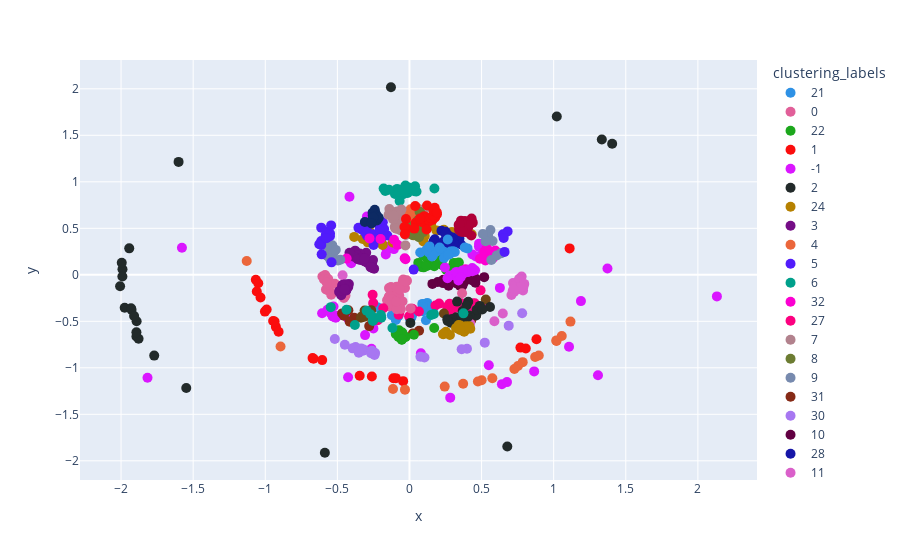

This figure's notebook cell:
### Code cell
%%time
fig = px.scatter(clustering_result_df, y="y", x="x", color="clustering_labels", color_discrete_sequence=px.colors.qualitative.Dark24)
fig.update_traces(marker_size=10)
fig.show()

### Figure 1 — Plotly figure (JSON) as saved in the notebook; plotly's stock layout.template omitted (floating-point values rounded to 4 significant figures)
{"data": [{"hovertemplate": "clustering_labels=21<br>x=%{x}<br>y=%{y}<extra></extra>", "legendgroup": "21", "marker": {"color": "#2E91E5", "size": 10, "symbol": "circle"}, "mode": "markers", "name": "21", "orientation": "v", "showlegend": true, "type": "scatter", "x": [0.003361, -0.09832, 0.09984, 0.009136, 0.1333, 0.1234, 0.09344, 0.1636, 0.01447, 0.1201, -0.2489, 0.08919, -0.1222, 0.01328, -0.09442, 0.1142, 0.09157, -0.2192, -0.07649, -0.1033, 0.01874], "xaxis": "x", "y": [-0.4708, -0.3504, -0.3169, -0.4427, -0.3472, -0.3022, -0.3925, -0.3658, -0.4386, -0.3346, -0.315, -0.3129, -0.4356, -0.4598, -0.4848, -0.4888, -0.3482, -0.3514, -0.443, -0.3568, -0.4301], "yaxis": "y"}, {"hovertemplate": "clustering_labels=0<br>x=%{x}<br>y=%{y}<extra></extra>", "legendgroup": "0", "marker": {"color": "#E15F99", "size": 10, "symbol": "circle"}, "mode": "markers", "name": "0", "orientation": "v", "showlegend": true, "type": "scatter", "x": [-0.04728, -0.1195, -0.01976, -0.1167, -0.1094, -0.1321, -0.06145, -0.1382, -0.04844, -0.1427, -0.06737, -0.1337, -0.1031, -0.1417, -0.07108, -0.1434, -0.09341, -0.1509, -0.1285, -0.1551, -0.04317, -0.1202, -0.08102, -0.1249, -0.1418, -0.1424, -0.08353, -0.1396, -0.0367, -0.1224, -0.03985, -0.1199, -0.03097, -0.1253, -0.08882, -0.139, -0.02674, -0.121, -0.01786, -0.1151, -0.03616, -0.1251, -0.06712, -0.1358], "xaxis": "x", "y": [-0.08307, -0.252, -0.05905, -0.2595, -0.1605, -0.2925, -0.1204, -0.3019, -0.2858, -0.2571, -0.2797, -0.295, -0.1638, -0.2768, -0.2226, -0.238, -0.1355, -0.2724, -0.1319, -0.2746, -0.05034, -0.2955, -0.193, -0.2958, -0.143, -0.2776, -0.1563, -0.3403, -0.1153, -0.2695, -0.08326, -0.2706, -0.1414, -0.3273, -0.1275, -0.2285, -0.06879, -0.2656, -0.06618, -0.2868, -0.07594, -0.263, -0.1582, -0.3253], "yaxis": "y"}, {"hovertemplate": "clustering_labels=22<br>x=%{x}<br>y=%{y}<extra></extra>", "legendgroup": "22", "marker": {"color": "#1CA71C", "size": 10, "symbol": "circle"}, "mode": "markers", "name": "22", "orientation": "v", "showlegend": true, "type": "scatter", "x": [0.215, 0.2014, 0.09858, 0.2976, 0.134, 0.09142, 0.3071, 0.3459, 0.2544, 0.2287, 0.1414, 0.172, 0.08431, 0.1192, 0.1885, 0.06119, 0.3225, 0.1284, 0.09512, 0.3423, 0.1161], "xaxis": "x", "y": [0.1996, 0.1236, 0.08027, 0.08871, 0.1035, 0.08316, 0.1279, 0.07344, 0.05545, 0.1028, 0.124, 0.09228, 0.08469, 0.1867, 0.2232, 0.1282, 0.1255, 0.1472, 0.2104, 0.1315, 0.0929], "yaxis": "y"}, {"hovertemplate": "clustering_labels=1<br>x=%{x}<br>y=%{y}<extra></extra>", "legendgroup": "1", "marker": {"color": "#FB0D0D", "size": 10, "symbol": "circle"}, "mode": "markers", "name": "1", "orientation": "v", "showlegend": true, "type": "scatter", "x": [0.7695, -0.1115, -0.6652, -1.002, -0.09463, -0.2607, -0.6718, -1.049, 1.111, -0.3453, -1.059, -1.066, -0.9264, -0.04397, -0.9353, -0.9454, 0.8068, 0.8808, -0.6053, -0.9904, -1.033, -0.9075], "xaxis": "x", "y": [-0.7827, -1.112, -0.9018, -0.3957, -1.111, -1.094, -0.8955, -0.09066, 0.2839, -1.085, -0.1792, -0.05365, -0.5597, -1.143, -0.503, -0.4959, -0.7922, -0.6933, -0.9172, -0.3733, -0.2438, -0.6123], "yaxis": "y"}, {"hovertemplate": "clustering_labels=-1<br>x=%{x}<br>y=%{y}<extra></extra>", "legendgroup": "-1", "marker": {"color": "#DA16FF", "size": 10, "symbol": "circle"}, "mode": "markers", "name": "-1", "orientation": "v", "showlegend": true, "type": "scatter", "visible": true, "x": [0.6411, -0.1392, 0.627, 1.307, 2.132, -0.4161, -0.533, 0.2458, 0.4818, -0.4092, -0.2497, 0.5, -0.2635, 0.5185, 1.189, -0.2951, 0.4825, 0.07922, -0.5219, -0.1533, 0.2827, -0.5483, -0.1625, 1.373, 0.4611, -0.1641, -0.6057, -1.578, -1.817, -0.4036, 0.5502, -0.3079, -0.499, 0.6761, -0.108, 1.107, -0.4258, 0.4367, -0.5112, -0.4257, -0.5267, 0.8646, -0.2502, 0.3215, -0.5684], "xaxis": "x", "y": [-1.176, 0.3034, -0.1408, -1.08, -0.2321, 0.839, -0.4474, 0.07868, 0.3032, 0.1393, 0.5686, 0.219, -0.7956, -0.3412, -0.2829, 0.6259, 0.3348, -0.8427, -0.451, 0.2714, -1.321, -0.4073, 0.2919, 0.0673, 0.1974, 0.2195, -0.4131, 0.2908, -1.107, 0.1233, -0.9724, -0.6482, -0.4414, -1.154, 0.2763, -0.7736, -0.4705, 0.2178, -0.4608, -1.101, -0.3404, -1.038, -0.5763, 0.3387, -0.377], "yaxis": "y"}, {"hovertemplate": "clustering_labels=2<br>x=%{x}<br>y=%{y}<extra></extra>", "legendgroup": "2", "marker": {"color": "#222A2A", "size": 10, "symbol": "circle"}, "mode": "markers", "name": "2", "orientation": "v", "showlegend": true, "type": "scatter", "x": [-1.975, -1.893, -1.943, 1.406, -1.931, -1.892, 0.6785, -1.927, -1.99, 1.022, -1.601, -0.1284, -1.548, -1.77, -1.879, -1.991, -1.91, -1.893, -0.5867, -1.995, -2.007, 1.334], "xaxis": "x", "y": [-0.3541, -0.6638, 0.2843, 1.409, -0.3588, -0.4996, -1.846, -0.3765, 0.0601, 1.702, 1.214, 2.017, -1.218, -0.8686, -0.6873, -0.01854, -0.4422, -0.6171, -1.913, 0.1302, -0.1222, 1.455], "yaxis": "y"}, {"hovertemplate": "clustering_labels=24<br>x=%{x}<br>y=%{y}<extra></extra>", "legendgroup": "24", "marker": {"color": "#B68100", "size": 10, "symbol": "circle"}, "mode": "markers", "name": "24", "orientation": "v", "showlegend": true, "type": "scatter", "x": [0.3869, -0.3053, -0.1972, -0.2896, -0.2864, 0.1873, 0.02891, -0.3217, 0.1059, 0.1005, -0.2021, -0.1859, -0.2634, 0.09633, -0.3244, 0.2939, 0.4314, 0.1513, -0.3832, 0.2387, -0.2782, -0.1163], "xaxis": "x", "y": [0.5217, 0.386, 0.3693, 0.3491, 0.4956, 0.4776, 0.4239, 0.5144, 0.4174, 0.4114, 0.3447, 0.3217, 0.554, 0.3578, 0.3841, 0.4614, 0.4365, 0.5266, 0.4074, 0.4845, 0.4694, 0.3472], "yaxis": "y"}, {"hovertemplate": "clustering_labels=3<br>x=%{x}<br>y=%{y}<extra></extra>", "legendgroup": "3", "marker": {"color": "#750D86", "size": 10, "symbol": "circle"}, "mode": "markers", "name": "3", "orientation": "v", "showlegend": true, "type": "scatter", "x": [-0.3701, -0.3001, -0.3102, -0.2903, -0.3451, -0.3137, -0.3766, -0.259, -0.2452, -0.2527, -0.3643, -0.3077, -0.2582, -0.3392, -0.3851, -0.3412, -0.4157, -0.3583, -0.3132, -0.2698], "xaxis": "x", "y": [0.1938, 0.2361, 0.144, 0.127, 0.2288, 0.1494, 0.2598, 0.1195, 0.06622, 0.1597, 0.2065, 0.1789, 0.07481, 0.1762, 0.1949, 0.159, 0.2361, 0.1675, 0.1723, 0.08178], "yaxis": "y"}, {"hovertemplate": "clustering_labels=4<br>x=%{x}<br>y=%{y}<extra></extra>", "legendgroup": "4", "marker": {"color": "#EB663B", "size": 10, "symbol": "circle"}, "mode": "markers", "name": "4", "orientation": "v", "showlegend": true, "type": "scatter", "x": [0.05136, 0.007474, 0.07548, 0.04842, 0.008656, 0.01449, 0.09147, 0.001061, 0.0003424, 0.02963, 0.06492, 0.0004552, 0.01554, 0.04026, 0.05112, -0.01131, 0.01943, 0.02528, 0.01988, 0.03939, -0.003187], "xaxis": "x", "y": [0.7211, 0.7036, 0.6397, 0.6041, 0.6494, 0.5895, 0.6681, 0.5909, 0.5782, 0.6625, 0.6819, 0.6181, 0.6068, 0.6996, 0.6961, 0.6549, 0.6474, 0.6919, 0.6691, 0.6597, 0.6003], "yaxis": "y"}, {"hovertemplate": "clustering_labels=5<br>x=%{x}<br>y=%{y}<extra></extra>", "legendgroup": "5", "marker": {"color": "#511CFB", "size": 10, "symbol": "circle"}, "mode": "markers", "name": "5", "orientation": "v", "showlegend": true, "type": "scatter", "x": [-0.185, -0.2061, -0.3277, -0.2494, -0.3122, -0.2964, -0.2617, -0.2722, -0.2948, -0.1532, -0.2515, -0.332, -0.2135, -0.1992, -0.2, -0.3075, -0.1758, -0.205, -0.1821, -0.3539], "xaxis": "x", "y": [0.5655, 0.5045, 0.5027, 0.3201, 0.5413, 0.481, 0.3894, 0.4151, 0.42, 0.4221, 0.4355, 0.4868, 0.5539, 0.5216, 0.4682, 0.4565, 0.4915, 0.4748, 0.4154, 0.5049], "yaxis": "y"}, {"hovertemplate": "clustering_labels=6<br>x=%{x}<br>y=%{y}<extra></extra>", "legendgroup": "6", "marker": {"color": "#00A08B", "size": 10, "symbol": "circle"}, "mode": "markers", "name": "6", "orientation": "v", "showlegend": true, "type": "scatter", "x": [-0.02786, -0.1678, -0.03807, -0.08561, 0.03838, -0.07345, 0.1729, -0.1005, -0.04388, 0.01406, -0.06832, -0.07283, -0.01233, 0.03876, -0.1792, -0.03652, -0.04728, -0.005886, -0.1413, -0.009817, 0.04886], "xaxis": "x", "y": [0.9608, 0.9023, 0.8992, 0.9238, 0.8971, 0.8714, 0.9275, 0.8691, 0.8668, 0.908, 0.7939, 0.8891, 0.8793, 0.9518, 0.9271, 0.8875, 0.919, 0.9378, 0.9152, 0.9282, 0.8951], "yaxis": "y"}, {"hovertemplate": "clustering_labels=32<br>x=%{x}<br>y=%{y}<extra></extra>", "legendgroup": "32", "marker": {"color": "#FB00D1", "size": 10, "symbol": "circle"}, "mode": "markers", "name": "32", "orientation": "v", "showlegend": true, "type": "scatter", "x": [-0.1069, 0.5376, 0.5782, 0.5346, 0.5264, 0.5951, -0.4358, -0.0825, 0.3886, -0.03315, 0.5571, -0.2004, 0.5277, 0.5182, 0.5869, 0.5315, 0.4884, -0.2771, -0.02738], "xaxis": "x", "y": [0.3767, 0.2888, 0.1788, 0.1958, 0.1531, 0.2607, 0.1741, 0.322, 0.05995, 0.1782, 0.1671, 0.3847, 0.2182, 0.2462, 0.2449, 0.2693, 0.1727, 0.3916, 0.1673], "yaxis": "y"}, {"hovertemplate": "clustering_labels=27<br>x=%{x}<br>y=%{y}<extra></extra>", "legendgroup": "27", "marker": {"color": "#FC0080", "size": 10, "symbol": "circle"}, "mode": "markers", "name": "27", "orientation": "v", "showlegend": true, "type": "scatter", "x": [-0.002768, 0.3295, 0.2611, 0.4527, -0.1819, 0.2054, 0.3392, 0.493, -0.0707, 0.392, 0.4214, -0.22, -0.2516, -0.07493, 0.02004, 0.3599, 0.06563, -0.2555, 0.2778, 0.2881, 0.4389, 0.1804], "xaxis": "x", "y": [-0.4456, -0.3494, -0.3435, -0.3062, -0.3587, -0.3097, -0.3415, -0.1672, -0.406, -0.3251, -0.3752, -0.4881, -0.303, -0.4297, -0.3659, -0.3063, -0.3951, -0.2136, -0.3108, -0.4088, -0.3092, -0.3306], "yaxis": "y"}, {"hovertemplate": "clustering_labels=7<br>x=%{x}<br>y=%{y}<extra></extra>", "legendgroup": "7", "marker": {"color": "#B2828D", "size": 10, "symbol": "circle"}, "mode": "markers", "name": "7", "orientation": "v", "showlegend": true, "type": "scatter", "x": [-0.08438, -0.09192, -0.0376, -0.105, -0.07495, -0.06331, -0.1018, -0.07411, 0.104, -0.0555, -0.1391, -0.02797, -0.07838, -0.09868, -0.06677, -0.1447, -0.08951, 0.1638, -0.104, -0.1137, -0.1099, -0.025], "xaxis": "x", "y": [0.681, 0.6741, 0.4567, 0.6109, 0.5253, 0.4786, 0.5173, 0.615, 0.7092, 0.7011, 0.7072, 0.3162, 0.5776, 0.5017, 0.6423, 0.6444, 0.4945, 0.6316, 0.6233, 0.5974, 0.6381, 0.4288], "yaxis": "y"}, {"hovertemplate": "clustering_labels=8<br>x=%{x}<br>y=%{y}<extra></extra>", "legendgroup": "8", "marker": {"color": "#6C7C32", "size": 10, "symbol": "circle"}, "mode": "markers", "name": "8", "orientation": "v", "showlegend": true, "type": "scatter", "x": [0.0641, 0.05391, 0.09222, 0.02046, 0.078, 0.06122, 0.062, 0.07002, 0.05337, 0.04263, 0.0447, 0.06616, 0.08153, 0.06664, 0.05899, 0.03299, 0.01559, 0.07954, 0.04041, 0.009824, 0.03754, 0.09471], "xaxis": "x", "y": [0.5623, 0.5354, 0.5198, 0.4288, 0.66, 0.5808, 0.4447, 0.6773, 0.4746, 0.4247, 0.5111, 0.4033, 0.5498, 0.4184, 0.5866, 0.5293, 0.4549, 0.4978, 0.5221, 0.5208, 0.4867, 0.4593], "yaxis": "y"}, {"hovertemplate": "clustering_labels=9<br>x=%{x}<br>y=%{y}<extra></extra>", "legendgroup": "9", "marker": {"color": "#778AAE", "size": 10, "symbol": "circle"}, "mode": "markers", "name": "9", "orientation": "v", "showlegend": true, "type": "scatter", "x": [-0.5349, -0.5331, -0.5712, -0.525, -0.5609, 0.5615, -0.4955, -0.5503, -0.4798, 0.5677, -0.5285, -0.5765, 0.5761, 0.6345, 0.5457, 0.5291, 0.528, 0.605, 0.5085, -0.5293, -0.5113, -0.5522], "xaxis": "x", "y": [0.3168, 0.2449, 0.2059, 0.2422, 0.3013, 0.4821, 0.154, 0.2876, 0.1621, 0.1595, 0.2335, 0.313, 0.3633, 0.2308, 0.427, 0.4126, 0.3606, 0.2076, 0.4389, 0.253, 0.2676, 0.1721], "yaxis": "y"}, {"hovertemplate": "clustering_labels=31<br>x=%{x}<br>y=%{y}<extra></extra>", "legendgroup": "31", "marker": {"color": "#862A16", "size": 10, "symbol": "circle"}, "mode": "markers", "name": "31", "orientation": "v", "showlegend": true, "type": "scatter", "x": [0.06649, 0.02417, -0.3832, 0.4941, -0.4238, -0.2792, -0.4669, -0.4147, -0.4542, 0.4291], "xaxis": "x", "y": [-0.6008, -0.63, -0.462, -0.3473, -0.3811, -0.5515, -0.4148, -0.5042, -0.4408, -0.4847], "yaxis": "y"}, {"hovertemplate": "clustering_labels=30<br>x=%{x}<br>y=%{y}<extra></extra>", "legendgroup": "30", "marker": {"color": "#A777F1", "size": 10, "symbol": "circle"}, "mode": "markers", "name": "30", "orientation": "v", "showlegend": true, "type": "scatter", "x": [0.3988, -0.2423, -0.4483, 0.3619, -0.2384, -0.3514, -0.3218, 0.07612, 0.6883, -0.3195, -0.2664, 0.104, -0.3737, 0.5223, -0.3943, -0.2609, 0.7815, -0.3342, -0.5176, -0.3527], "xaxis": "x", "y": [-0.7949, -0.8627, -0.7521, -0.8004, -0.8401, -0.8376, -0.8152, -0.8802, -0.5466, -0.8019, -0.8428, -0.8884, -0.7775, -0.7292, -0.7908, -0.8155, -0.4126, -0.7923, -0.6903, -0.8191], "yaxis": "y"}, {"hovertemplate": "clustering_labels=10<br>x=%{x}<br>y=%{y}<extra></extra>", "legendgroup": "10", "marker": {"color": "#620042", "size": 10, "symbol": "circle"}, "mode": "markers", "name": "10", "orientation": "v", "showlegend": true, "type": "scatter", "x": [0.3885, 0.4363, 0.3261, 0.4573, 0.2346, 0.233, 0.3725, 0.2914, 0.3478, 0.3636, 0.4594, 0.2655, 0.3827, 0.2715, 0.196, 0.3366, 0.3671, 0.319, 0.4335, 0.1591, 0.5181, 0.3496], "xaxis": "x", "y": [-0.05168, -0.036, -0.08989, -0.08557, -0.05398, -0.08931, -0.09332, -0.04282, -0.1029, -0.1129, -0.04094, -0.08456, -0.06947, -0.1177, -0.07819, -0.09476, -0.1168, -0.07907, -0.05766, -0.09786, -0.02507, -0.1164], "yaxis": "y"}, {"hovertemplate": "clustering_labels=28<br>x=%{x}<br>y=%{y}<extra></extra>", "legendgroup": "28", "marker": {"color": "#1616A7", "size": 10, "symbol": "circle"}, "mode": "markers", "name": "28", "orientation": "v", "showlegend": true, "type": "scatter", "x": [0.2695, 0.3464, 0.3277, 0.1627, 0.2219, 0.3008, 0.1757, 0.2511, 0.1674, 0.2054, 0.3576, 0.2713, 0.2433, 0.2362, 0.2858, 0.2319, 0.2924, 0.2507, 0.3113, 0.2846, 0.2546], "xaxis": "x", "y": [0.4013, 0.3908, 0.3785, 0.3331, 0.4732, 0.401, 0.3814, 0.4631, 0.3608, 0.3031, 0.3258, 0.4213, 0.3595, 0.3147, 0.3327, 0.3522, 0.2934, 0.4361, 0.3276, 0.3762, 0.3047], "yaxis": "y"}, {"hovertemplate": "clustering_labels=11<br>x=%{x}<br>y=%{y}<extra></extra>", "legendgroup": "11", "marker": {"color": "#DA60CA", "size": 10, "symbol": "circle"}, "mode": "markers", "name": "11", "orientation": "v", "showlegend": true, "type": "scatter", "x": [0.727, 0.7875, -0.4639, 0.7072, 0.7528, 0.7399, 0.7181, 0.7778, 0.7901, 0.7744, 0.7643, 0.76, 0.6471, 0.4204, 0.7311, 0.5888, 0.716, 0.761, 0.7731, 0.7959, 0.7694, 0.7224], "xaxis": "x", "y": [-0.1831, -0.1681, -0.005599, -0.2163, -0.06855, -0.1045, -0.08822, -0.01925, -0.1308, -0.08989, -0.1513, -0.1045, -0.4164, -0.5225, -0.1182, -0.4998, -0.1737, -0.04227, -0.1273, -0.09787, -0.1341, -0.1517], "yaxis": "y"}, {"hovertemplate": "clustering_labels=33<br>x=%{x}<br>y=%{y}<extra></extra>", "legendgroup": "33", "marker": {"color": "#6C4516", "size": 10, "symbol": "circle"}, "mode": "markers", "name": "33", "orientation": "v", "showlegend": true, "type": "scatter", "x": [-0.3367, -0.3109, -0.2658, 0.5293, 0.239, -0.3309, 0.3212, -0.3117], "xaxis": "x", "y": [-0.4618, -0.384, -0.3801, -0.2668, -0.4167, -0.4472, -0.4811, -0.4507], "yaxis": "y"}, {"hovertemplate": "clustering_labels=12<br>x=%{x}<br>y=%{y}<extra></extra>", "legendgroup": "12", "marker": {"color": "#0D2A63", "size": 10, "symbol": "circle"}, "mode": "markers", "name": "12", "orientation": "v", "showlegend": true, "type": "scatter", "x": [-0.2366, -0.2462, -0.2724, -0.2557, -0.251, -0.2408, -0.2548, -0.2273, -0.3095, -0.2526, -0.2497, -0.2258, -0.2488, -0.2129, -0.2506, -0.2632], "xaxis": "x", "y": [0.6661, 0.616, 0.5678, 0.6682, 0.5992, 0.6993, 0.6375, 0.6412, 0.567, 0.6266, 0.6523, 0.5849, 0.6298, 0.6134, 0.6146, 0.5527], "yaxis": "y"}, {"hovertemplate": "clustering_labels=26<br>x=%{x}<br>y=%{y}<extra></extra>", "legendgroup": "26", "marker": {"color": "#AF0038", "size": 10, "symbol": "circle"}, "mode": "markers", "name": "26", "orientation": "v", "showlegend": true, "type": "scatter", "x": [0.4307, 0.3841, 0.3861, 0.3457, 0.4074, 0.3408, 0.4287, 0.3845, 0.3574, 0.3814, 0.3971, 0.3446, 0.3575, 0.439, 0.3574, 0.3924, 0.3826, 0.4126, 0.36, 0.3466, 0.3731], "xaxis": "x", "y": [0.6052, 0.4663, 0.4925, 0.489, 0.51, 0.5342, 0.4234, 0.5793, 0.5102, 0.481, 0.4579, 0.4834, 0.4641, 0.5607, 0.5825, 0.5034, 0.5466, 0.5348, 0.5621, 0.5457, 0.461], "yaxis": "y"}, {"hovertemplate": "clustering_labels=13<br>x=%{x}<br>y=%{y}<extra></extra>", "legendgroup": "13", "marker": {"color": "#2E91E5", "size": 10, "symbol": "circle"}, "mode": "markers", "name": "13", "orientation": "v", "showlegend": true, "type": "scatter", "x": [0.1666, 0.1285, 0.3026, 0.1333, 0.4027, 0.3145, 0.2397, 0.3833, 0.1558, 0.07451, 0.281, 0.2657, 0.2399, 0.1896, 0.2084, 0.1628, 0.2848, 0.213, 0.1194, 0.1388, 0.2687], "xaxis": "x", "y": [0.2398, 0.2634, 0.2544, 0.2393, 0.2841, 0.246, 0.247, 0.2932, 0.1967, 0.2402, 0.2268, 0.38, 0.1808, 0.2515, 0.2939, 0.2109, 0.2513, 0.2835, 0.2711, 0.3056, 0.216], "yaxis": "y"}, {"hovertemplate": "clustering_labels=14<br>x=%{x}<br>y=%{y}<extra></extra>", "legendgroup": "14", "marker": {"color": "#E15F99", "size": 10, "symbol": "circle"}, "mode": "markers", "name": "14", "orientation": "v", "showlegend": true, "type": "scatter", "x": [-0.5545, -0.455, -0.571, -0.5383, -0.579, -0.6037, 0.3648, -0.5851, -0.5791, 0.008007, -0.5583, -0.5929, -0.5631, -0.5653, -0.5646, -0.5179, -0.5428, -0.5734, -0.05911, -0.444, -0.08814, -0.09323], "xaxis": "x", "y": [-0.1115, -0.2482, -0.07518, -0.1992, -0.02328, -0.01906, -0.1983, -0.001969, -0.1584, -0.3612, -0.1616, -0.04968, -0.04556, -0.1659, -0.1016, -0.09503, -0.2133, -0.08548, -0.3683, -0.2237, -0.3702, -0.2877], "yaxis": "y"}, {"hovertemplate": "clustering_labels=15<br>x=%{x}<br>y=%{y}<extra></extra>", "legendgroup": "15", "marker": {"color": "#1CA71C", "size": 10, "symbol": "circle"}, "mode": "markers", "name": "15", "orientation": "v", "showlegend": true, "type": "scatter", "x": [-0.07223, -0.07559, -0.02621, -0.07627, 0.03063, -0.05113, -0.06426, 0.1714, -0.07142, -0.06634, -0.09519, -0.0615, -0.04278, -0.05344, -0.06534, -0.07778, -0.04928, -0.05757, -0.08402, -0.04973, -0.08325, -0.05243], "xaxis": "x", "y": [-0.5975, -0.6132, -0.6685, -0.6682, -0.6453, -0.6579, -0.6614, -0.5725, -0.6612, -0.6689, -0.6369, -0.6539, -0.6536, -0.6984, -0.6179, -0.6207, -0.6559, -0.6192, -0.6011, -0.6211, -0.6245, -0.6944], "yaxis": "y"}, {"hovertemplate": "clustering_labels=16<br>x=%{x}<br>y=%{y}<extra></extra>", "legendgroup": "16", "marker": {"color": "#FB0D0D", "size": 10, "symbol": "circle"}, "mode": "markers", "name": "16", "orientation": "v", "showlegend": true, "type": "scatter", "x": [0.1222, 0.03962, 0.1606, 0.1559, 0.09821, 0.1389, 0.04335, 0.1028, -0.02394, -0.01875, 0.148, 0.1908, -0.03475, -0.03179, 0.1752, 0.178, 0.07243, 0.1616, 0.166, 0.1185, 0.1897, 0.03378], "xaxis": "x", "y": [0.7457, 0.7404, 0.5906, 0.5996, 0.5589, 0.5752, 0.5587, 0.6308, 0.6004, 0.4968, 0.6145, 0.6514, 0.5137, 0.4372, 0.7212, 0.6161, 0.6041, 0.6374, 0.6894, 0.4871, 0.6708, 0.4965], "yaxis": "y"}, {"hovertemplate": "clustering_labels=17<br>x=%{x}<br>y=%{y}<extra></extra>", "legendgroup": "17", "marker": {"color": "#DA16FF", "size": 10, "symbol": "circle"}, "mode": "markers", "name": "17", "orientation": "v", "showlegend": true, "type": "scatter", "x": [0.4411, 0.3125, 0.3387, 0.3306, 0.3394, 0.3148, 0.371, 0.2793, 0.2637, 0.3534, 0.3452, 0.3393, 0.4088, 0.4357, 0.4044, 0.325, 0.4349, 0.4547, 0.3673, 0.3552], "xaxis": "x", "y": [0.05982, 0.01135, -0.009795, -0.007803, 0.001188, -0.007011, 0.01257, -0.008759, -0.03662, 0.01775, -0.01617, -0.05994, 0.05157, 0.0375, 0.02883, 0.0313, 0.07351, 0.04968, 0.04532, -0.02599], "yaxis": "y"}, {"hovertemplate": "clustering_labels=18<br>x=%{x}<br>y=%{y}<extra></extra>", "legendgroup": "18", "marker": {"color": "#222A2A", "size": 10, "symbol": "circle"}, "mode": "markers", "name": "18", "orientation": "v", "showlegend": true, "type": "scatter", "x": [0.5586, 0.006123, 0.3728, 0.4622, 0.3301, 0.369, 0.2628, 0.4076, 0.296, 0.3239, 0.4639, 0.4657, 0.3953, 0.3618, 0.2975, 0.415, 0.3781, 0.4876, 0.2872, 0.2649, 0.5049, 0.4032], "xaxis": "x", "y": [-0.3455, -0.5169, -0.42, -0.4378, -0.2882, -0.3888, -0.4766, -0.2904, -0.4754, -0.4576, -0.4279, -0.3763, -0.3309, -0.463, -0.4938, -0.4384, -0.4966, -0.3345, -0.5152, -0.4967, -0.3724, -0.4593], "yaxis": "y"}, {"hovertemplate": "clustering_labels=19<br>x=%{x}<br>y=%{y}<extra></extra>", "legendgroup": "19", "marker": {"color": "#B68100", "size": 10, "symbol": "circle"}, "mode": "markers", "name": "19", "orientation": "v", "showlegend": true, "type": "scatter", "x": [0.2528, 0.3534, 0.4217, 0.2807, 0.3654, 0.3789, 0.3805, 0.3917, 0.3626, 0.2332, 0.3499, 0.3737, 0.2342, 0.3637, 0.3376, 0.3844, 0.4149, 0.3412, 0.3226, 0.3859, 0.3508], "xaxis": "x", "y": [-0.6121, -0.5449, -0.5794, -0.6479, -0.5663, -0.6116, -0.6078, -0.5522, -0.5864, -0.6364, -0.5822, -0.6024, -0.6386, -0.5765, -0.5763, -0.5642, -0.5522, -0.5399, -0.5728, -0.5659, -0.5943], "yaxis": "y"}, {"hovertemplate": "clustering_labels=20<br>x=%{x}<br>y=%{y}<extra></extra>", "legendgroup": "20", "marker": {"color": "#750D86", "size": 10, "symbol": "circle"}, "mode": "markers", "name": "20", "orientation": "v", "showlegend": true, "type": "scatter", "x": [-0.4201, -0.4247, -0.4597, -0.4875, -0.4668, -0.4519, -0.4583, -0.4625, -0.4794, -0.4731, -0.4378, -0.484, -0.4511, -0.4754, -0.4326, -0.4415, -0.4492, -0.4605, -0.4368, -0.4447, -0.4478, -0.4495], "xaxis": "x", "y": [-0.1, -0.1317, -0.1685, -0.1837, -0.1166, -0.1233, -0.1651, -0.1079, -0.1943, -0.2196, -0.1686, -0.1727, -0.1668, -0.166, -0.1115, -0.1187, -0.1422, -0.152, -0.1174, -0.1022, -0.1504, -0.1558], "yaxis": "y"}, {"hovertemplate": "clustering_labels=23<br>x=%{x}<br>y=%{y}<extra></extra>", "legendgroup": "23", "marker": {"color": "#EB663B", "size": 10, "symbol": "circle"}, "mode": "markers", "name": "23", "orientation": "v", "showlegend": true, "type": "scatter", "x": [-1.129, 1.019, 0.5004, 0.7852, 0.3722, 0.7523, 1.117, 0.8716, 1.056, 0.7276, 0.8967, 1.019, -0.1142, 0.5747, 0.2444, -0.03112, 0.4745, -0.8941], "xaxis": "x", "y": [0.149, -0.7123, -1.134, -0.939, -1.171, -0.9812, -0.5033, -0.8843, -0.6573, -1.012, -0.8674, -0.7054, -1.228, -1.112, -1.202, -1.235, -1.148, -0.7711], "yaxis": "y"}, {"hovertemplate": "clustering_labels=25<br>x=%{x}<br>y=%{y}<extra></extra>", "legendgroup": "25", "marker": {"color": "#511CFB", "size": 10, "symbol": "circle"}, "mode": "markers", "name": "25", "orientation": "v", "showlegend": true, "type": "scatter", "x": [-0.6119, -0.5515, -0.6117, -0.5807, -0.6089, -0.5405, 0.6513, 0.6805, 0.02892, -0.6114, 0.6594, -0.6253, -0.551, 0.6485, -0.5751, 0.6533, -0.5432, -0.5751], "xaxis": "x", "y": [0.5072, 0.4145, 0.3217, 0.4238, 0.2199, 0.1339, 0.4236, 0.4665, 0.05605, 0.3635, 0.2465, 0.3281, 0.4432, 0.4351, 0.4658, 0.3961, 0.5311, 0.3933], "yaxis": "y"}, {"hovertemplate": "clustering_labels=29<br>x=%{x}<br>y=%{y}<extra></extra>", "legendgroup": "29", "marker": {"color": "#00A08B", "size": 10, "symbol": "circle"}, "mode": "markers", "name": "29", "orientation": "v", "showlegend": true, "type": "scatter", "x": [0.3741, -0.1956, 0.1697, -0.2969, -0.254, -0.4367, -0.1179, -0.3785, 0.1505, -0.5457, -0.2414, -0.2534, -0.1984, -0.2714], "xaxis": "x", "y": [-0.4143, -0.4606, -0.4222, -0.3871, -0.4571, -0.3766, -0.5715, -0.5395, -0.432, -0.3478, -0.4682, -0.4958, -0.4329, -0.4242], "yaxis": "y"}], "layout": {"autosize": true, "legend": {"title": {"text": "clustering_labels"}, "tracegroupgap": 0}, "margin": {"t": 60}, "xaxis": {"anchor": "y", "autorange": true, "domain": [0, 1], "range": [-2.27, 2.395], "title": {"text": "x"}, "type": "linear"}, "yaxis": {"anchor": "x", "autorange": true, "domain": [0, 1], "range": [-2.279, 2.382], "title": {"text": "y"}, "type": "linear"}}}
